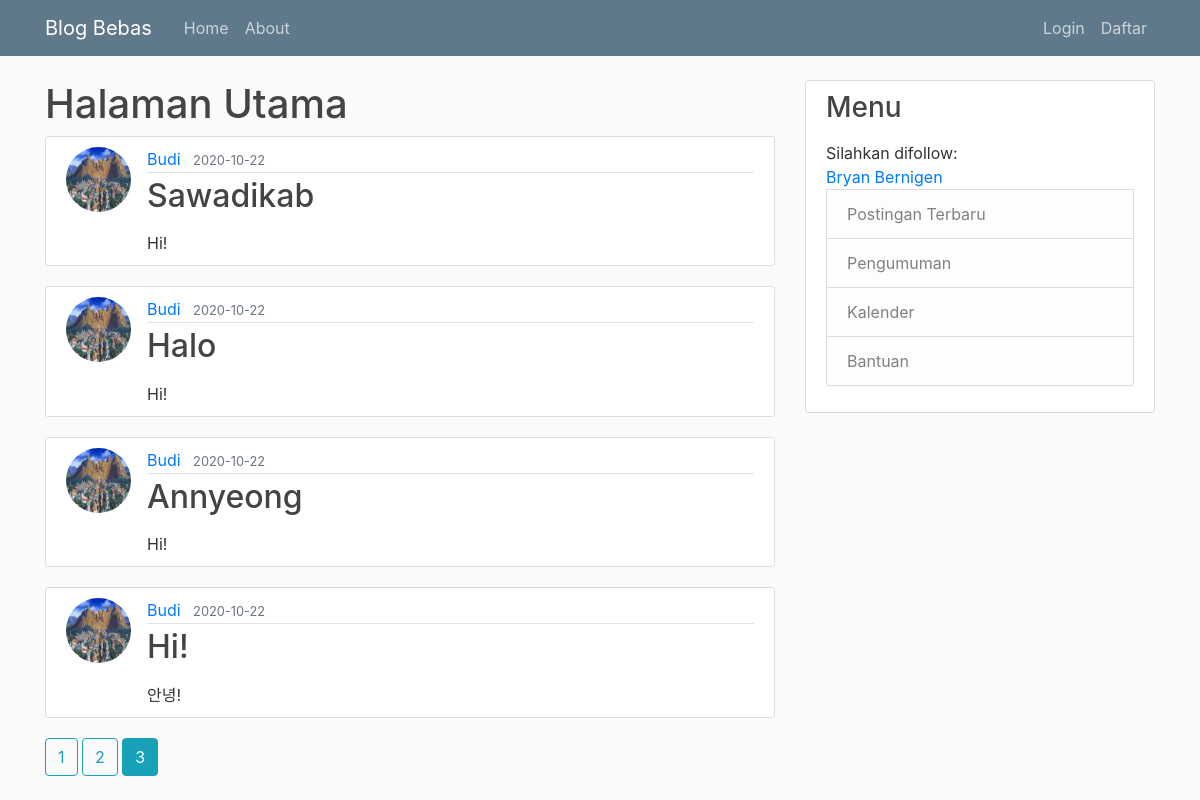
Screenshot of /home?page=3 with the database file from the repository.
### FlaskTutorial/models.py (models this page shows, shortened)
class Post(db.Model):
    id = db.Column(db.Integer, primary_key=True)
    title = db.Column(db.String(100), nullable=False)
    date_posted = db.Column(db.DateTime, nullable=False, default=datetime.utcnow)
    content = db.Column(db.Text, nullable=False)
    user_id = db.Column(db.Integer, db.ForeignKey('user.id'), nullable=False)

class User(db.Model, UserMixin):
    id = db.Column(db.Integer, primary_key=True)
    username = db.Column(db.String(20), unique=True, nullable=False)
    email = db.Column(db.String(120), unique=True, nullable=False)
    image_file = db.Column(db.String(20), nullable=False, default='default.jpg')
    password = db.Column(db.String(60), nullable=False)
    posts = db.relationship('Post', backref='author', lazy=True)

### FlaskTutorial/main/routes.py (the view)
@main.route("/")
@main.route("/home")
def home():
    page = request.args.get('page', 1, type=int)
    posts = Post.query.order_by(Post.date_posted.desc()).paginate(page=page, per_page=5)
    return render_template('home.html', posts=posts)

### FlaskTutorial/templates/home.html
{% extends 'layout.html' %}
{% block layout %}
    <h1>Halaman Utama</h1>
    {%for post in posts.items %}
        <article class="media content-section">
           <img class="rounded-circle article-img" src="{{ url_for('static', filename='profile_pics/' + post.author.image_file) }}">
          <div class="media-body">
            <div class="article-metadata">
              <a class="mr-2" href="{{ url_for('users.user_posts', username=post.author.username) }}">{{ post.author.username }}</a>
              <small class="text-muted">{{ post.date_posted.strftime('%Y-%m-%d') }}</small>
            </div>
              <h2><a class="article-title" href="{{ url_for('posts.post', post_id=post.id) }}">{{ post.title }}</a></h2>
              <p class="article-content" ></p> {{ post.content }}
          </div>
        </article>
    {%endfor%}
    {% for page_num in posts.iter_pages(left_edge=1, right_edge=1, left_current=1, right_current=2) %}
      {% if page_num %}
        {% if posts.page == page_num %}
          <a class="btn btn-info mb-4" href="{{ url_for('main.home', page=page_num) }}">{{ page_num }}</a>
        {% else %}
          <a class="btn btn-outline-info mb-4" href="{{ url_for('main.home', page=page_num) }}">{{ page_num }}</a>
        {% endif %}
      {% else %}
        .....
      {% endif %}
    {% endfor %}
{% endblock layout %}

### FlaskTutorial/static/main.css (style rules this page uses)
body { background: #fafafa; color: #333333; margin-top: 5rem; }
h1, h2, h3, h4, h5, h6 { color: #444444; }
.content-section { background: #ffffff; padding: 10px 20px; border: 1px solid #dddddd; border-radius: 3px; margin-bottom: 20px; }
.article-title { color: #444444; }
.article-img { height: 65px; width: 65px; margin-right: 16px; }
.article-metadata { padding-bottom: 1px; margin-bottom: 4px; border-bottom: 1px solid #e3e3e3 }

### rows the page displays
Post: image_file (picture), author.username "Budi", date_posted "2020-10-22", title "Sawadikab", content "Hi!"
Post: image_file (picture), author.username "Budi", date_posted "2020-10-22", title "Halo", content "Hi!"
Post: image_file (picture), author.username "Budi", date_posted "2020-10-22", title "Annyeong", content "Hi!"
Post: image_file (picture), author.username "Budi", date_posted "2020-10-22", title "Hi!", content "안녕!"

### other values shown
{{ page_num }} "1" "2"
{{ page_num }} "3"
